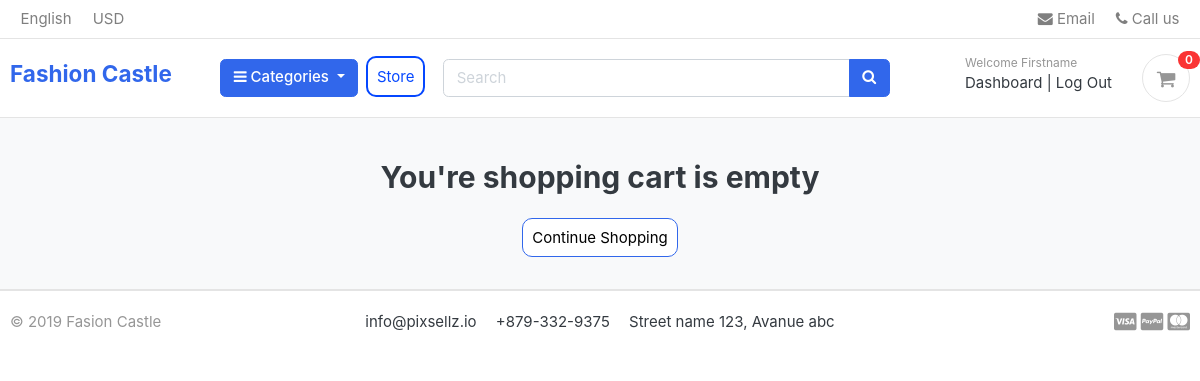
The app's page /cart/ (signed in), older data.
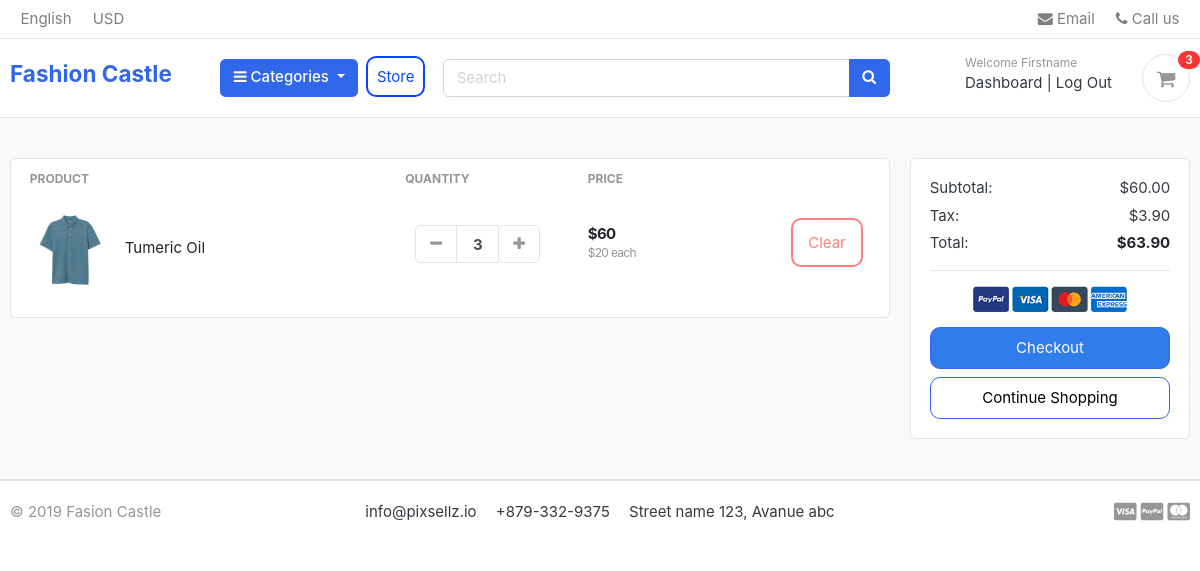
The same page, newer data.
### accounts/models.py (models this page shows, shortened)
class Account(AbstractBaseUser):
    first_name      = models.CharField(max_length=50)
    last_name       = models.CharField(max_length=50)
    username        = models.CharField(max_length=50, unique=True)
    email           = models.CharField(max_length=50, unique=True)
    phone_number    = models.CharField(max_length=20, blank=True)
    date_joined     = models.DateTimeField(auto_now_add=True)
    last_login      = models.DateTimeField(auto_now_add=True)
    is_admin        = models.BooleanField(default=False)
    is_staff        = models.BooleanField(default=False)
    is_active       = models.BooleanField(default=False)
    is_superadmin   = models.BooleanField(default=False)
    USERNAME_FIELD = 'email'
    REQUIRED_FIELDS = ['username', 'first_name', 'last_name']
    objects = MyAccountManager()

### carts/models.py (models this page shows, shortened)
class CartItem(models.Model):
    user = models.ForeignKey(Account, on_delete=models.CASCADE, null=True)
    product = models.ForeignKey(Product, on_delete=models.CASCADE)
    variations = models.ManyToManyField(Variation, blank=True)
    cart = models.ForeignKey(Cart, on_delete=models.CASCADE, null=True)
    quantity = models.IntegerField()
    is_active = models.BooleanField(default=True)
    def sub_total(self):
        return self.product.price * self.quantity

### store/models.py (models this page shows, shortened)
class Product(models.Model):
    product_name    = models.CharField(max_length=200, unique=True)
    slug            = models.SlugField(max_length=250, unique=True)
    description     = models.TextField(max_length=500, blank=True)
    price           = models.IntegerField()
    images          = models.ImageField(upload_to='photos/products')
    stock           = models.IntegerField()
    is_available    = models.BooleanField(default=True)
    category        = models.ForeignKey(Category, on_delete=models.CASCADE)
    created_date    = models.DateTimeField(auto_now_add=True)
    modified_date   = models.DateTimeField(auto_now=True)
    def get_url(self):
        return reverse('product_detail', args=[self.category.slug, self.slug])

### carts/views.py (the view)
# urls.py: path('', views.cart, name='cart'),
def cart(request, total=0, quantity=0, cart_items=None):
    try:
        tax = 0
        grand_total = 0
        formatted_total = 0
        formatted_grand_total = 0
        formatted_tax = 0
        if request.user.is_authenticated:
            cart_items = CartItem.objects.filter(user=request.user, is_active=True)
        else:
            cart = Cart.objects.get(cart_id=_cart_id(request))
            cart_items = CartItem.objects.filter(cart=cart, is_active=True)
        for cart_item in  cart_items:
            total += (cart_item.product.price * cart_item.quantity)
            quantity += cart_item.quantity
        tax = (6.5 * total)/100
        formatted_tax = "{:.2f}".format(tax)
        grand_total = total + tax
        formatted_grand_total = "{:.2f}".format(grand_total)
        formatted_total = "{:.2f}".format(total)
    except ObjectDoesNotExist:
        pass #just ignore it
    context = {
        'total': formatted_total,
        'quantity': quantity,
        'cart_items': cart_items,
        'tax': formatted_tax,
        'grand_total': formatted_grand_total,
    }
    return render(request, 'store/cart.html', context)

### templates/store/cart.html (shortened to what this page needs)
{% extends 'base.html' %}
{% load static %}
{% block content %}
<section class="section-content padding-y bg">
    <div class="container">
        {% if not cart_items %}
        <div class="shopping-container">
            <h2 class="text-center">You're shopping cart is empty</h2>
            <br>
                <a href="{% url 'store' %}" class="continue-shopping">Continue Shopping</a>
        </div>
        {% else %}
        <div class="row">
            <aside class="col-lg-9">
                <div class="card">
                    <table class="table table-borderless table-shopping-cart">
                        <thead class="text-muted">
                            <tr class="small text-uppercase">
                                <th scope="col">Product</th>
                                <th scope="col" width="120">Quantity</th>
                                <th scope="col" width="120">Price</th>
                                <th scope="col" class="text-right" width="200"></th>
                            </tr>
                        </thead>
                        <tbody>
                            {% for cart_item in cart_items %}
                            <tr style="padding-top: 250px;">
                                <td>
                                    <figure class="itemside align-items-center">
                                        <div class="aside">
                                            <img src="{{ cart_item.product.images.url }}" class="img-sm"></div>
                                        <figcaption class="info">
                                            <a href="{{ cart_item.product.get_url }}"
                                                class="title text-dark">{{ cart_item.product.product_name }}</a>
                                        </figcaption>
                                    </figure>
                                </td>
                                <td>
                                    <div class="col" style="padding-top: 15px;">
                                        <div class="input-group input-spinner">
                                            <div class="input-group-prepend">
                                                <a href="{% url 'remove_cart' cart_item.product.id cart_item.id %}"
                                                    class="btn btn-light" type="button" id="button-plus">
                                                    <i class="fa fa-minus"></i>
                                                </a>
                                            </div>
                                            <input type="text" class="form-control" value="{{ cart_item.quantity }}">
                                            <div class="input-group-append">
                                                <form action="{% url 'add_cart' cart_item.product.id %}" method="POST">
                                                    <button type="submit" class="btn btn-light" type="button"
                                                        id="button-minus">
                                                        <i class="fa fa-plus"></i>
                                                    </button>
                                                </form>
                                            </div>
                                        </div>
                                    </div>
                                </td>
                                <td>
                                    <div class="price-wrap " style="padding-top: 15px;">
                                        <var class="price">${{ cart_item.sub_total }}</var>
                                        <small class="text-muted">
                                            ${{ cart_item.product.price }}
                                            each
                                        </small>
                                        <td class="text-right">
                                            <a href="{% url 'remove_cart_item' cart_item.product.id cart_item.id %}"
                                                onClick="return confirm('Are you sure you want to remove this item from your cart?')"
                                                class="close" id="custom-btn-close">
                                                Clear</a>
                                        </td>
                                    </div>
                                </td>
                            </tr>
                            {% endfor %}
                        </tbody>
                    </table>
                </div>
            </aside>
            <aside class="col-lg-3">
                <div class="card">
                    <div class="card-body">
                        <dl class="dlist-align">
                            <dt>Subtotal:</dt>
                            <dd class="text-right">${{ total }}</dd>
                        </dl>
                        <dl class="dlist-align">
                            <dt>Tax:</dt>
                            <dd class="text-right">
                                ${{ tax }}</dd>
                        </dl>
                        <dl class="dlist-align">
                            <dt>Total:</dt>
                            <dd class="text-right text-dark b">
                                <strong>${{ grand_total }}</strong>
                            </dd>
                        </dl>
                        <hr>
                        <p class="text-center mb-3">
                            <img src="{% static './images/misc/payments.png' %}" height="26"></p>
                        <a href="{% url 'checkout' %}" class="checkout btn-block">
                            Checkout
                        </a>
                        <a href="{% url 'store' %}" class="continue-shopping btn-block">Continue Shopping</a>
                    </div>
                </div>
            </aside>
        </div>
        {% endif %}
    </div>
</section>
{% endblock %}

### templates/base.html (shortened to what this page needs)
{% load static %}
<!DOCTYPE HTML>
<html lang="en">
<head>
<link href="{% static 'css/bootstrap.css' %}" rel="stylesheet" type="text/css"/>
<link href="{% static 'fonts/fontawesome/css/all.min.css' %}" type="text/css" rel="stylesheet">
<link href="{% static 'css/ui.css' %}" rel="stylesheet" type="text/css"/>
<link href="{% static 'css/styles.css' %}" rel="stylesheet" type="text/css"/>
<link href="{% static 'css/custom.css' %}" rel="stylesheet" type="text/css"/>
<link rel="stylesheet" href="https://cdnjs.cloudflare.com/ajax/libs/font-awesome/4.7.0/css/font-awesome.min.css">
<link href="{% static 'css/responsive.css' %}" rel="stylesheet" media="only screen and (max-width: 1200px)" />
</head>
<body>
    {% include 'includes/navbar.html' %}
    {% block content%}
    {% endblock %}
    {% include 'includes/footer.html' %}

### templates/includes/navbar.html (shortened to what this page needs)
{% load static %}
<header class="section-header">
    <nav class="navbar navbar-sticky p-md-0 navbar-expand-sm navbar-light border-bottom">
        <div class="container">
            <div class="collapse navbar-collapse" id="navbarTop4">
                <ul class="navbar-nav mr-auto">
                    <li class="nav-item dropdown">
                        <a href="#" class="nav-link">
                            English
                        </a>
                    </li>
                    <li class="nav-item dropdown">
                        <a href="#" class="nav-link">
                            USD
                        </a>
                    </li>
                </ul>
                <ul class="navbar-nav">
                    <li>
                        <a href="#" class="nav-link">
                            <i class="fa fa-envelope"></i>
                            Email
                        </a>
                    </li>
                    <li>
                        <a href="#" class="nav-link">
                            <i class="fa fa-phone"></i>
                            Call us
                        </a>
                    </li>
                </ul>
            </div>
        </div>
    </nav>
    <section class="header-main border-bottom">
        <div class="container">
            <div class="row align-items-center">
                <div class="col-lg-2 col-md-3 col-6">
                    <a href="{% url 'home' %}" class="brand-wrap">
                        <h4>Fashion Castle</h4>
                    </a>
                </div>
                <div class="col-lg-3 col-sm-6 col-8 order-2 order-lg-3">
                    <div class="d-flex justify-content-end mb-3 mb-lg-0">
                        {% if user.id is None %}
                            <div class="widget-header">
                                <small class="title text-muted">Welcome guest</small>
                                <div>
                                    <a href="{% url 'login' %}">Sign in</a>
                                    <span class="dark-transp">
                                        |
                                    </span>
                                    <a href="{% url 'register' %}">
                                        Register</a>
                                </div>
                            </div>
                        {% else %}
                            <div class="widget-header">
                                <small class="title text-muted">Welcome
                                    {{ user.first_name | capfirst }}</small>
                                <div>
                                    <a href="{% url 'dashboard' %}">Dashboard</a>
                                    <span class="dark-transp">
                                        |
                                    </span>
                                    <a href="{% url 'logout' %}">Log Out</a>
                                </div>
                            </div>
                        {% endif %}
                        <a href="{% url 'cart' %}" class="widget-header cart-btn pl-3 ml-3">
                            <div class="icon icon-sm rounded-circle border">
                                <i class="fa fa-shopping-cart"></i>
                            </div>
                            <span class="badge badge-pill badge-primary notify">{{ cart_count }}</span>
                        </a>
                    </div>
                    </div>
                <div class="store-button">
                    <button type="button" class="btn btn-primary dropdown-toggle" data-toggle="dropdown">
                        <i class="fa fa-bars"></i>
                        Categories
                    </button>
                </div>
                <div class="store-parent">
                <a href="{% url 'store' %}" class="store" text-align="center" id="custom-btn-store">Store</a>
            </div>
                <div class="col-lg  col-md-6 col-sm-12 col-xs-12">
                    <form action="{% url 'search' %}" class="search">
                        <div class="input-group w-100">
                            <input type="text" class="form-control" style="width:60%;" placeholder="Search" name="keyword">
                                <div class="input-group-append">
                                    <button class="btn btn-primary" type="submit">
                                        <i class="fa fa-search"></i>
                                    </button>
                                </div>
                            </div>
                        </form>
                    </div>
                    </div>
                </div>
        </section>
    </header>

### templates/includes/footer.html (shortened to what this page needs)
<footer class="section-footer border-top">
	<div class="container">
		<section class="footer-bottom border-top row">
			<div class="col-md-2">
				<p class="text-muted"> &copy 2019 Fasion Castle </p>
			</div>
			<div class="col-md-8 text-md-center">
				<span  class="px-2">info@pixsellz.io</span>
				<span  class="px-2">+879-332-9375</span>
				<span  class="px-2">Street name 123, Avanue abc</span>
			</div>
			<div class="col-md-2 text-md-right text-muted">
				<i class="fab fa-lg fa-cc-visa"></i>
				<i class="fab fa-lg fa-cc-paypal"></i>
				<i class="fab fa-lg fa-cc-mastercard"></i>
			</div>
		</section>
	</div>
</footer>
</body>
</html>

Row changes from the older to the newer data that the page shows:
added CartItem: product.images (picture), product.product_name "Tumeric Oil", quantity "3", sub_total "60", product.price "20"
Text that changed along with them:
{{ cart_count }}: "0" → "3"
{{ total }}: (not shown) → "60.00"
{{ tax }}: (not shown) → "3.90"
{{ grand_total }}: (not shown) → "63.90"
text no longer shown: "You're shopping cart is empty"
text now shown: "PRODUCT QUANTITY PRICE Subtotal: $ Tax: $ Total: $ Checkout"
